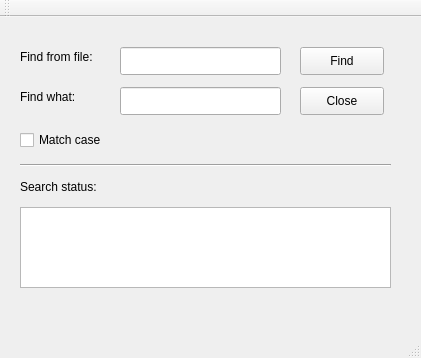
<?xml version="1.0" encoding="UTF-8"?>
<ui version="4.0">
 <class>MainWindow</class>
 <widget class="QMainWindow" name="MainWindow">
  <property name="geometry">
   <rect>
    <x>0</x>
    <y>0</y>
    <width>421</width>
    <height>358</height>
   </rect>
  </property>
  <property name="windowTitle">
   <string>MainWindow</string>
  </property>
  <widget class="QWidget" name="centralWidget">
   <widget class="QLabel" name="label">
    <property name="geometry">
     <rect>
      <x>20</x>
      <y>30</y>
      <width>101</width>
      <height>20</height>
     </rect>
    </property>
    <property name="text">
     <string>Find from file:</string>
    </property>
   </widget>
   <widget class="QLineEdit" name="fileLineEdit">
    <property name="geometry">
     <rect>
      <x>120</x>
      <y>30</y>
      <width>161</width>
      <height>28</height>
     </rect>
    </property>
   </widget>
   <widget class="QLabel" name="label_2">
    <property name="geometry">
     <rect>
      <x>20</x>
      <y>70</y>
      <width>111</width>
      <height>20</height>
     </rect>
    </property>
    <property name="text">
     <string>Find what:</string>
    </property>
   </widget>
   <widget class="QLineEdit" name="keyLineEdit">
    <property name="geometry">
     <rect>
      <x>120</x>
      <y>70</y>
      <width>161</width>
      <height>28</height>
     </rect>
    </property>
   </widget>
   <widget class="QPushButton" name="findPushButton">
    <property name="geometry">
     <rect>
      <x>300</x>
      <y>30</y>
      <width>84</width>
      <height>28</height>
     </rect>
    </property>
    <property name="text">
     <string>Find</string>
    </property>
   </widget>
   <widget class="QPushButton" name="closePushButton">
    <property name="geometry">
     <rect>
      <x>300</x>
      <y>70</y>
      <width>84</width>
      <height>28</height>
     </rect>
    </property>
    <property name="text">
     <string>Close</string>
    </property>
   </widget>
   <widget class="Line" name="line">
    <property name="geometry">
     <rect>
      <x>20</x>
      <y>140</y>
      <width>371</width>
      <height>16</height>
     </rect>
    </property>
    <property name="orientation">
     <enum>Qt::Horizontal</enum>
    </property>
   </widget>
   <widget class="QTextBrowser" name="textBrowser">
    <property name="geometry">
     <rect>
      <x>20</x>
      <y>190</y>
      <width>371</width>
      <height>81</height>
     </rect>
    </property>
   </widget>
   <widget class="QLabel" name="label_3">
    <property name="geometry">
     <rect>
      <x>20</x>
      <y>160</y>
      <width>131</width>
      <height>20</height>
     </rect>
    </property>
    <property name="text">
     <string>Search status:</string>
    </property>
   </widget>
   <widget class="QCheckBox" name="matchCheckBox">
    <property name="geometry">
     <rect>
      <x>20</x>
      <y>110</y>
      <width>131</width>
      <height>26</height>
     </rect>
    </property>
    <property name="text">
     <string>Match case</string>
    </property>
   </widget>
  </widget>
  <widget class="QMenuBar" name="menuBar">
   <property name="geometry">
    <rect>
     <x>0</x>
     <y>0</y>
     <width>421</width>
     <height>25</height>
    </rect>
   </property>
  </widget>
  <widget class="QToolBar" name="mainToolBar">
   <attribute name="toolBarArea">
    <enum>TopToolBarArea</enum>
   </attribute>
   <attribute name="toolBarBreak">
    <bool>false</bool>
   </attribute>
  </widget>
  <widget class="QStatusBar" name="statusBar"/>
 </widget>
 <layoutdefault spacing="6" margin="11"/>
 <resources/>
 <connections>
  <connection>
   <sender>closePushButton</sender>
   <signal>clicked()</signal>
   <receiver>MainWindow</receiver>
   <slot>close()</slot>
   <hints>
    <hint type="sourcelabel">
     <x>341</x>
     <y>125</y>
    </hint>
    <hint type="destinationlabel">
     <x>210</x>
     <y>178</y>
    </hint>
   </hints>
  </connection>
 </connections>
</ui>
